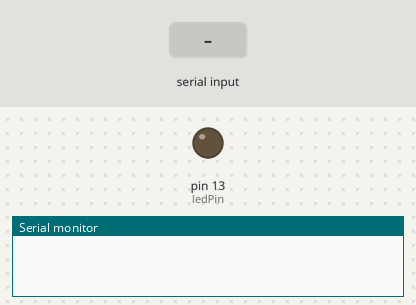
Recording of a sketch running on a simulated Arduino Uno, built with avr-gcc and run on an emulated ATmega328P. Parts: output pins drawn as LEDs (lit = HIGH), the last lines printed to the serial monitor. The inputs (shaded band) are chosen by the test bench.

Above: at 1.2 s.
1.3 s: "1" received over Serial
At 2.4 s:
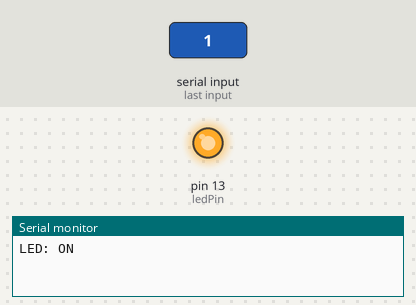
2.8 s: "0" received over Serial
At 3.5 s:
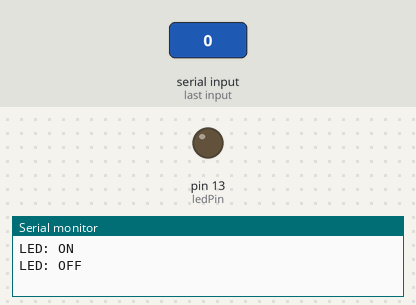
Timing chart, 0 to 5.8 s (numbered marks = the images above; inputs shaded):
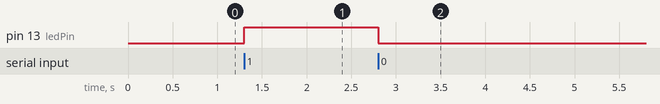

The sketch:

bluetooth.101.ino
```cpp
/*
 * Use in standalone, through the Serial Console.
 *
 * Use the LED_BUILTIN,
 * no resistor needed, no extra led.
 *
 * Expects to receive '0' or '1', as characters, and turns the led on or off accordingly.
 */

#define ledPin LED_BUILTIN
int state = 0; // This is the character code.

void setup() {
  pinMode(ledPin, OUTPUT);
  digitalWrite(ledPin, LOW);
  Serial.begin(9600); // 38400); // Default communication rate of the Bluetooth module
}

void loop() {
  if (Serial.available() > 0) { // Checks whether data is coming from the serial port
    state = Serial.read(); // Reads the data from the serial port
  }

  if (state == '0') {
    digitalWrite(ledPin, LOW); // Turn LED OFF
    Serial.println("LED: OFF"); // Send back to the client, the String "LED: ON"
    state = 0;
  } else if (state == '1') {
    digitalWrite(ledPin, HIGH);
    Serial.println("LED: ON");
    state = 0;
  }
}
```

Measured:
- after the input at 1.3 s, pin 13 (ledPin): LOW → HIGH at once
- after the input at 2.8 s, pin 13 (ledPin): HIGH → LOW at once
